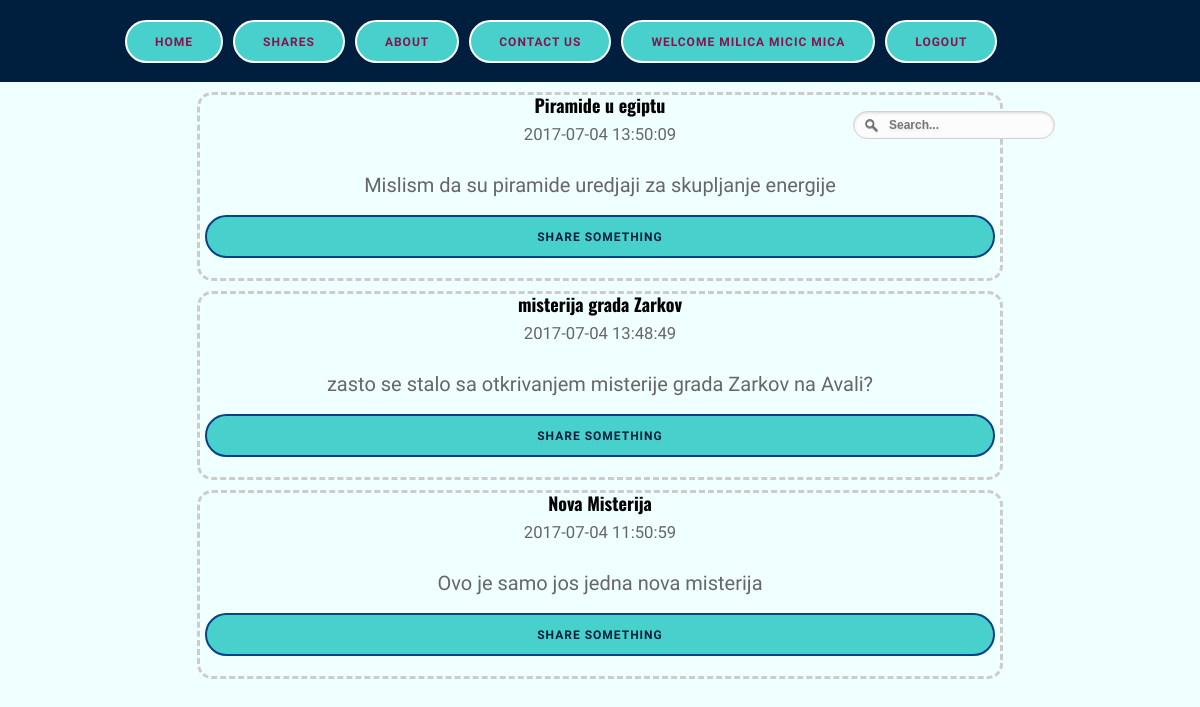
Page /shares (signed in) on the committed database.
### tables this page shows
CREATE TABLE IF NOT EXISTS `shares` (
  `id` int(11) NOT NULL AUTO_INCREMENT,
  `user_id` int(11) NOT NULL,
  `title` varchar(255) NOT NULL,
  `body` text NOT NULL,
  `create_date` datetime NOT NULL DEFAULT CURRENT_TIMESTAMP,
  PRIMARY KEY (`id`)
);

### views/main.php (called while the page is built)
<?php include 'includes/header.php'; ?>

### controllers/shares.php (called while the page is built, shortened)
<?php
class Shares extends Controller{
	protected function Index(){
		$viewmodel = new ShareModel();
		$this->returnView($viewmodel->Index(), true);
	}
}
 ?>

### classes/Model.php (called while the page is built, shortened)
<?php
abstract class Model{
	protected $dbh;
	protected $stmt;
	public function __construct(){
		$this->dbh = new PDO("mysql:host=".DB_HOST.";dbname=".DB_NAME, DB_USER, DB_PASS);
	}
	public function query($query){
		$this->stmt = $this->dbh->prepare($query);
	}
	public function execute(){
		$this->stmt->execute();
	}
	public function resultSet(){
		$this->execute();
		return $this->stmt->fetchAll(PDO::FETCH_ASSOC);
	}
}
 ?>

### models/share.php (called while the page is built, shortened)
<?php
class ShareModel extends Model{
	public function Index(){
		$this->query('SELECT * FROM shares ORDER BY create_date DESC');
		$rows = $this->resultSet();
		return $rows;
	}
}
 ?>

### views/shares/index.php (the view)
<div>
	<?php foreach($viewmodel as $item): ?>
		<div class="well">
			<h3 class="cen"><?php echo $item['title']; ?></h3>
			<p class="cen"><small><?php echo $item['create_date']; ?></small></p>
			<br>
			<p class="cen"><?php echo $item['body']; ?></p>
		<?php if(isset($_SESSION['is_logged_in'])): ?>
			<a href="<?php echo ROOT_PATH; ?>shares/add" class="dugme">Share Something</a>
		<?php else: ?>
			<p style="color: red" class="cen">You must be logged in to leave a comment!</p>
		<?php endif; ?>
		</div>
	<?php endforeach; ?>
</div>

### assets/css/style.css (style rules this page uses)
p { margin:0 0 0.5em; }
a:link, a:visited { color:#001f3f; text-decoration:none; }
.well { width: 800px; border: 3px dashed #ccc; border-radius: 15px; margin: 10px auto; }
.cen { text-align: center; }
.well a { display: flex; justify-content: center; }
.dugme { background: #48D1CC; border: 2px solid #094186; border-radius: 25px; color: #001f3f; display: inline-block; font-size: 12px; font-weight: 700; letter-spacing: 1px; line-height: 1; padding: 14px 28px 13px; margin:20px 5px; text-transform: uppercase; transition: all 0.2s ease; }
* { padding:0; margin:0; outline:0; }
body { font-family: 'Berkshire Swash', cursive; font-size:20px; line-height:20px; color:#666; background: #F0FFFF; }
a { color:#364f86; text-decoration: none; cursor:pointer; }
h1, h2, h3, h4, h5 { font-family: "Oswald", Arial, sans-serif; padding-bottom:8px; color: black; }
h3 { font-size:18px; line-height:20px; }

### rows in the picture
shares: title "Piramide u egiptu", create_date "2017-07-04 13:50:09", body "Mislism da su piramide uredjaji za skupljanje energije"
shares: title "misterija grada Zarkov", create_date "2017-07-04 13:48:49", body "zasto se stalo sa otkrivanjem misterije grada Zarkov na Avali?"
shares: title "Nova Misterija", create_date "2017-07-04 11:50:59", body "Ovo je samo jos jedna nova misterija"

### other values in the picture
$_SESSION['user_data']['name'] "MILICA MICIC MICA"
